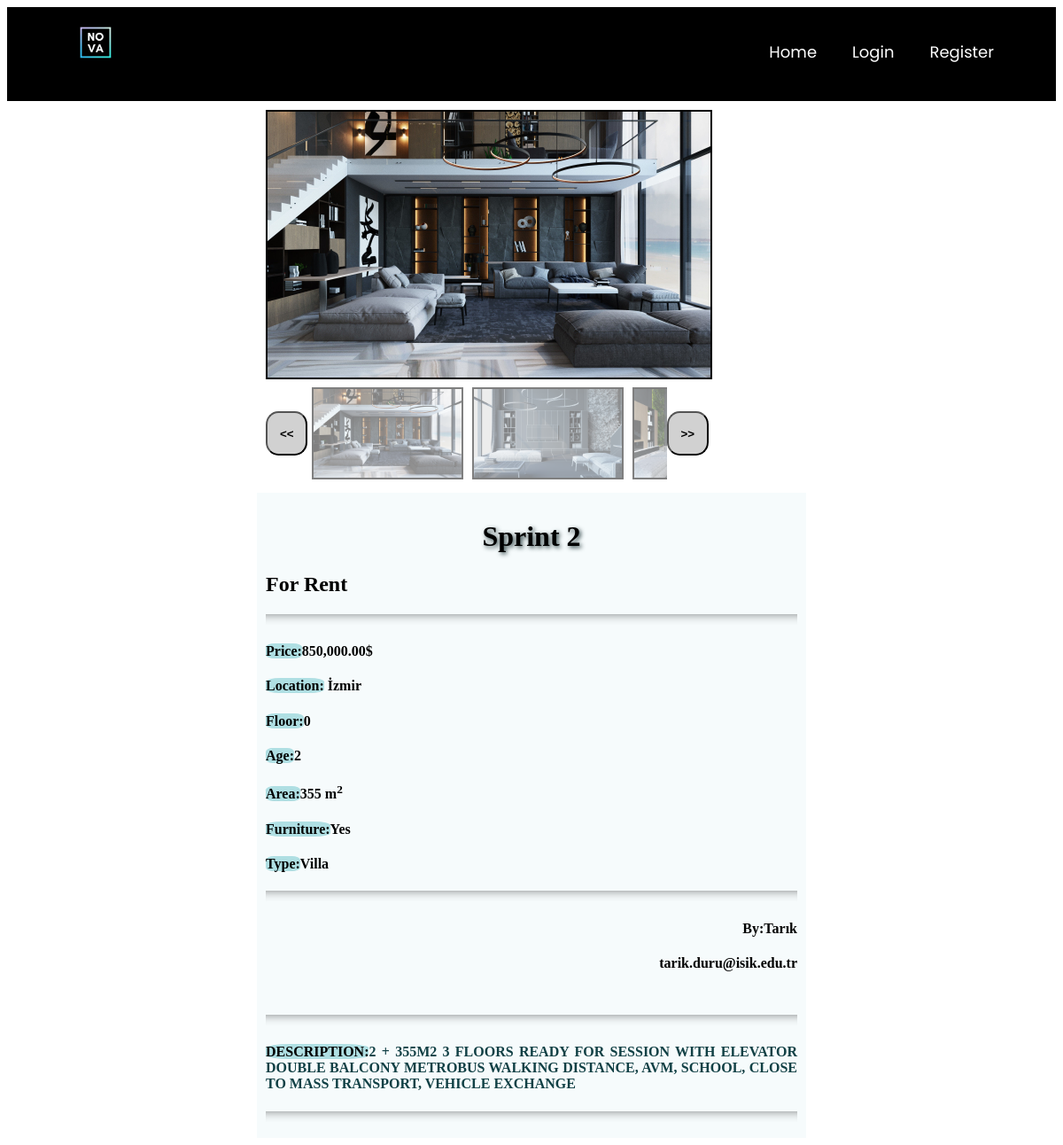
The page /product_details/63 on the database its author committed.
### main/models.py (models this page shows, shortened)
class PostImages(models.Model):
    image = models.ImageField(null=True, blank=True)
    gallery = models.ForeignKey(Post,null=True,on_delete= models.CASCADE)

class Post(models.Model):
    ouruser = models.ForeignKey(ourUser, null=True, on_delete=models.CASCADE)
    post_title = models.CharField(max_length=255,null=True)
    post_description = models.TextField()
    price = models.DecimalField(decimal_places=2 , max_digits=12)
    location = models.CharField(max_length=255,null=True,choices=city)
    postType = models.CharField(choices=RorS , max_length=50, null=True , default='For Sale')
    floor = models.DecimalField(decimal_places=0 , max_digits=3 ,null=True)
    building_age = models.DecimalField(decimal_places=0, max_digits=2 , null=True)
    area = models.DecimalField(decimal_places=0,max_digits=4 ,null=True)
    isFurniture = models.CharField(choices=Furniture ,null=True,max_length=50,default="No")
    building_type = models.CharField(choices=b_types ,null=True ,max_length=50)

class ourUser(models.Model):
    user = models.OneToOneField(User, null=True, on_delete=models.CASCADE)  # relation with django's user # will be implemented later
    username = models.CharField(max_length=255,null=True)
    first_name = models.CharField(max_length=255,null=True)
    last_name = models.CharField(max_length=255,null=True)
    email = models.EmailField(max_length=254)

### main/views.py (the view)
# urls.py: path('product_details/<int:pk>', views.productdetails, name="product_details"),
def productdetails(request, pk):
    posts = Post.objects.get(id=pk)
    pimage = PostImages.objects.filter(gallery=posts)
    return render(request, 'main/product_details.html', { 'posts':posts ,'pimage':pimage} )

### main/templates/main/product_details.html (shortened to what this page needs)
<!DOCTYPE html>
{% extends 'main/mainpage.html' %}
{% load static %}
{% load humanize %}
{% block content %}
<html>
<body>
	<div class="bgs ">
	<div id="content-wrapper">
		<div class="column">
			<img id=featured src="{% static pimage.first.image.url %}">
			<div id="slide-wrapper"  >
				<button id="slideLeft" class="arrow animation" > <b><<</b> </button>
				<div id="slider" >
					{% for i in pimage %}
    					<img class="thumbnail" src="{% static i.image.url %}" width="500" height="333">
					{% endfor %}
				</div>
				<button id="slideRight" class="arrow animation" > <b>>></b> </button>
			</div>
		</div>
		<div class="column bg">
			<h1>{{posts.post_title}}</h1>
			<h2>{{posts.postType}}</h2>
			<hr>
			<h4 ><mark>Price:</mark>{{posts.price|intcomma}}$</h4>
			<h4 ><mark>Location:</mark>{{posts.location}}</h4>
			<h4 ><mark>Floor:</mark>{{posts.floor}}</h4>
			<h4 ><mark>Age:</mark>{{posts.building_age}}</h4>
			<h4 ><mark>Area:</mark>{{posts.area}} m<sup>2</sup></h4>
			<h4 ><mark>Furniture:</mark>{{posts.isFurniture}}</h4>
			<h4 ><mark>Type:</mark>{{posts.building_type}}</h4>
			<hr>
			<h4 style="text-align: right;">By:{{posts.ouruser.first_name}}</h4>
			<h4 style="text-align: right;">{{posts.ouruser.email}}</h4>
		</div>
		<div class="column bg">
			<hr>
			<h4 class="des"  ><mark>Description:</mark>{{posts.post_description}}</h4>
			<hr>
		</div>
	</div>
	</div>
</body>
{% endblock %}

### main/templates/main/mainpage.html (shortened to what this page needs)
<!DOCTYPE html>
{% load static %}
<html lang="en" dir="ltr">
<head>
</head>
<body class="g">
<nav>
    <div class="logo">
        <a class="navbar-brand pb-2" href="{% url 'homepage' %}"><img src="{% static 'images/nova_logo.gif' %}"
                                                                      style="height: 80px; width: 80px"></a>
    </div>
    <ul>
        <li><a href="/">Home</a></li>
        {% if user.is_authenticated %}
        <li>
            <a href="">Account</a>
            <input type="checkbox" id="btn-1">
            <ul>
                <li><a href="{% url 'logout' %}">Logout</a></li>
            </ul>
        </li>
        <li>
            <a href="{% url 'createpost' %}">Create Post</a>
            <input type="checkbox" id="btn-3">
        </li>
        {% else %}
        <li>
            <a href="{% url 'loginpage' %}">Login</a>
        </li>
        <li>
        <li>
            <a href="{% url 'register' %}">Register</a>
        </li>
        {% endif %}
    </ul>
</nav>
{% block content %}
{% endblock %}
</body>
</html>

### main/templates/main/product_details.html (style rules this page uses)
.bgs { background-color: white; }
.bg { background-color: #F6FBFC ; }
.des { text-align: justify; text-transform: uppercase; color: #114045 ; word-wrap:break-word; }
h1 { text-shadow: 2px 2px 5px #2F4345; text-align: center; }
mark { background-color:#AFDFE3; border-radius: 25%; }
hr { height: 12px; border: 0; box-shadow: inset 0 12px 12px -12px rgba(0, 0, 0, 0.5); }
#content-wrapper { display: flex; flex-wrap: wrap; justify-content: center; align-items: center; }
.column { width: 600px; padding: 10px; }
#featured { max-width: 500px; max-height: 600px; object-fit: cover; cursor: pointer; border: 2px solid black; }
.animation { width: 100px; height: 100px; animation-name: example; background-color: #D1D1D1; animation-duration: 4s; }
.thumbnail { object-fit: cover; max-width: 180px; max-height: 100px; cursor: pointer; opacity: 0.5; margin: 5px; border: 2px solid black; }
#slide-wrapper { max-width: 500px; display: flex; min-height: 100px; align-items: center; }
#slider { width: 440px; display: flex; flex-wrap: nowrap; overflow-x: auto; }
.arrow { width: 50px; height: 50px; cursor: pointer; transition: .3s; border-radius:30%; }

### main/templates/main/mainpage.html (style rules this page uses)
nav { margin: 0; padding: 0; user-select: none; box-sizing: border-box; font-family: 'Poppins', sans-serif; }
body.g { background-image: url('/static/images/breno-assis-r3WAWU5Fi5Q-unsplash.jpg'); background-size: cover; background-repeat: no-repeat; background-attachment: fixed; }
nav { background: #000000; }
nav:after { content: ''; clear: both; display: table; }
nav .logo { float: left; color: white; font-size: 27px; font-weight: 600; line-height: 70px; padding-left: 60px; }
nav ul { float: right; margin-right: 40px; list-style: none; position: relative; z-index: 10000; }
nav ul li { float: left; display: inline-block; background: #000000; margin: 0 5px; }
nav ul li a { color: white; line-height: 70px; text-decoration: none; font-size: 18px; padding: 8px 15px; }

### rows shown on the page
PostImages: image (picture)
PostImages: image (picture)
PostImages: image (picture)
Post: post_title "Sprint 2", postType "For Rent", price "850,000.00", location "İzmir", floor "0", building_age "2", area "355", isFurniture "Yes", building_type "Villa", ouruser.first_name "Tarık", ouruser.email "tarik.duru@isik.edu.tr", post_description "2 + 355M2 3 FLOORS READY FOR SESSION WITH ELEVATOR DOUBLE BALCONY METROBUS WALKING DISTANCE, AVM, SCHOOL, CLOSE TO MASS TRANSPORT, VEHICLE EXCHANGE"
